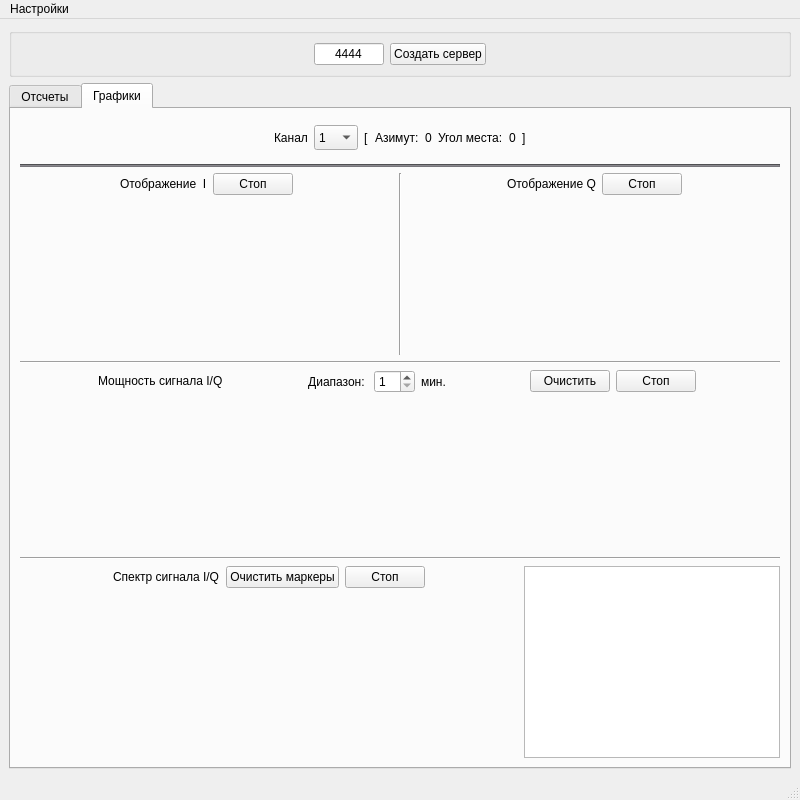
<?xml version="1.0" encoding="UTF-8"?>
<ui version="4.0">
 <class>MainWindow</class>
 <widget class="QMainWindow" name="MainWindow">
  <property name="geometry">
   <rect>
    <x>0</x>
    <y>0</y>
    <width>800</width>
    <height>800</height>
   </rect>
  </property>
  <property name="windowTitle">
   <string>MainWindow</string>
  </property>
  <widget class="QWidget" name="centralwidget">
   <layout class="QVBoxLayout" name="verticalLayout">
    <item>
     <layout class="QGridLayout" name="gridLayout">
      <item row="0" column="0">
       <widget class="QGroupBox" name="groupBox">
        <property name="title">
         <string/>
        </property>
        <layout class="QVBoxLayout" name="verticalLayout_2">
         <item>
          <layout class="QGridLayout" name="gridLayout_2">
           <item row="0" column="1">
            <widget class="QLineEdit" name="lineEditPort">
             <property name="maximumSize">
              <size>
               <width>70</width>
               <height>16777215</height>
              </size>
             </property>
             <property name="text">
              <string>4444</string>
             </property>
             <property name="alignment">
              <set>Qt::AlignCenter</set>
             </property>
            </widget>
           </item>
           <item row="0" column="3">
            <spacer name="horizontalSpacer_2">
             <property name="orientation">
              <enum>Qt::Horizontal</enum>
             </property>
             <property name="sizeHint" stdset="0">
              <size>
               <width>40</width>
               <height>20</height>
              </size>
             </property>
            </spacer>
           </item>
           <item row="0" column="2">
            <widget class="QPushButton" name="pushButtonCreate">
             <property name="text">
              <string>Создать сервер</string>
             </property>
            </widget>
           </item>
           <item row="0" column="0">
            <spacer name="horizontalSpacer">
             <property name="orientation">
              <enum>Qt::Horizontal</enum>
             </property>
             <property name="sizeHint" stdset="0">
              <size>
               <width>40</width>
               <height>20</height>
              </size>
             </property>
            </spacer>
           </item>
          </layout>
         </item>
        </layout>
       </widget>
      </item>
      <item row="1" column="0">
       <widget class="QTabWidget" name="tabWidget">
        <property name="currentIndex">
         <number>1</number>
        </property>
        <widget class="QWidget" name="tab">
         <attribute name="title">
          <string>Отсчеты</string>
         </attribute>
         <layout class="QVBoxLayout" name="verticalLayout_3">
          <item>
           <widget class="QListView" name="listView"/>
          </item>
         </layout>
        </widget>
        <widget class="QWidget" name="tab_2">
         <attribute name="title">
          <string>Графики</string>
         </attribute>
         <layout class="QVBoxLayout" name="verticalLayout_4">
          <item>
           <layout class="QGridLayout" name="gridLayout_3">
            <item row="0" column="0">
             <layout class="QHBoxLayout" name="horizontalLayout">
              <item>
               <spacer name="horizontalSpacer_3">
                <property name="orientation">
                 <enum>Qt::Horizontal</enum>
                </property>
                <property name="sizeHint" stdset="0">
                 <size>
                  <width>40</width>
                  <height>20</height>
                 </size>
                </property>
               </spacer>
              </item>
              <item>
               <widget class="QLabel" name="label">
                <property name="maximumSize">
                 <size>
                  <width>16777215</width>
                  <height>40</height>
                 </size>
                </property>
                <property name="text">
                 <string>Канал</string>
                </property>
               </widget>
              </item>
              <item>
               <widget class="QComboBox" name="comboBoxChannel">
                <property name="maximumSize">
                 <size>
                  <width>16777215</width>
                  <height>25</height>
                 </size>
                </property>
                <item>
                 <property name="text">
                  <string>1</string>
                 </property>
                </item>
                <item>
                 <property name="text">
                  <string>2</string>
                 </property>
                </item>
                <item>
                 <property name="text">
                  <string>3</string>
                 </property>
                </item>
                <item>
                 <property name="text">
                  <string>4</string>
                 </property>
                </item>
                <item>
                 <property name="text">
                  <string>5</string>
                 </property>
                </item>
                <item>
                 <property name="text">
                  <string>6</string>
                 </property>
                </item>
                <item>
                 <property name="text">
                  <string>7</string>
                 </property>
                </item>
                <item>
                 <property name="text">
                  <string>8</string>
                 </property>
                </item>
                <item>
                 <property name="text">
                  <string>9</string>
                 </property>
                </item>
                <item>
                 <property name="text">
                  <string>10</string>
                 </property>
                </item>
                <item>
                 <property name="text">
                  <string>11</string>
                 </property>
                </item>
                <item>
                 <property name="text">
                  <string>12</string>
                 </property>
                </item>
               </widget>
              </item>
              <item>
               <widget class="QLabel" name="label_8">
                <property name="maximumSize">
                 <size>
                  <width>16777215</width>
                  <height>40</height>
                 </size>
                </property>
                <property name="text">
                 <string>[</string>
                </property>
               </widget>
              </item>
              <item>
               <widget class="QLabel" name="label_9">
                <property name="maximumSize">
                 <size>
                  <width>16777215</width>
                  <height>40</height>
                 </size>
                </property>
                <property name="text">
                 <string>Азимут:</string>
                </property>
               </widget>
              </item>
              <item>
               <widget class="QLabel" name="label_azimut">
                <property name="maximumSize">
                 <size>
                  <width>16777215</width>
                  <height>40</height>
                 </size>
                </property>
                <property name="text">
                 <string>0</string>
                </property>
               </widget>
              </item>
              <item>
               <widget class="QLabel" name="label_10">
                <property name="maximumSize">
                 <size>
                  <width>16777215</width>
                  <height>40</height>
                 </size>
                </property>
                <property name="text">
                 <string>Угол места:</string>
                </property>
               </widget>
              </item>
              <item>
               <widget class="QLabel" name="label_angle">
                <property name="maximumSize">
                 <size>
                  <width>16777215</width>
                  <height>40</height>
                 </size>
                </property>
                <property name="text">
                 <string>0</string>
                </property>
               </widget>
              </item>
              <item>
               <widget class="QLabel" name="label_11">
                <property name="maximumSize">
                 <size>
                  <width>16777215</width>
                  <height>40</height>
                 </size>
                </property>
                <property name="text">
                 <string>]</string>
                </property>
               </widget>
              </item>
              <item>
               <spacer name="horizontalSpacer_15">
                <property name="orientation">
                 <enum>Qt::Horizontal</enum>
                </property>
                <property name="sizeHint" stdset="0">
                 <size>
                  <width>40</width>
                  <height>20</height>
                 </size>
                </property>
               </spacer>
              </item>
             </layout>
            </item>
           </layout>
          </item>
          <item>
           <widget class="Line" name="line">
            <property name="styleSheet">
             <string notr="true">background-color: rgb(119, 118, 123);</string>
            </property>
            <property name="orientation">
             <enum>Qt::Horizontal</enum>
            </property>
           </widget>
          </item>
          <item>
           <layout class="QGridLayout" name="gridLayout_4">
            <item row="0" column="2">
             <layout class="QGridLayout" name="gridLayout_9">
              <item row="0" column="0">
               <spacer name="horizontalSpacer_10">
                <property name="orientation">
                 <enum>Qt::Horizontal</enum>
                </property>
                <property name="sizeHint" stdset="0">
                 <size>
                  <width>40</width>
                  <height>20</height>
                 </size>
                </property>
               </spacer>
              </item>
              <item row="0" column="1">
               <widget class="QLabel" name="label_3">
                <property name="maximumSize">
                 <size>
                  <width>16777215</width>
                  <height>20</height>
                 </size>
                </property>
                <property name="text">
                 <string>Отображение Q</string>
                </property>
               </widget>
              </item>
              <item row="0" column="2">
               <widget class="QPushButton" name="stopQ">
                <property name="maximumSize">
                 <size>
                  <width>100</width>
                  <height>16777215</height>
                 </size>
                </property>
                <property name="text">
                 <string>Стоп</string>
                </property>
               </widget>
              </item>
              <item row="0" column="3">
               <spacer name="horizontalSpacer_11">
                <property name="orientation">
                 <enum>Qt::Horizontal</enum>
                </property>
                <property name="sizeHint" stdset="0">
                 <size>
                  <width>40</width>
                  <height>20</height>
                 </size>
                </property>
               </spacer>
              </item>
              <item row="1" column="0" colspan="4">
               <widget class="QCustomPlot" name="plotterQ" native="true"/>
              </item>
             </layout>
            </item>
            <item row="0" column="0">
             <layout class="QGridLayout" name="gridLayout_8">
              <item row="0" column="2">
               <widget class="QPushButton" name="stopI">
                <property name="maximumSize">
                 <size>
                  <width>100</width>
                  <height>16777215</height>
                 </size>
                </property>
                <property name="text">
                 <string>Стоп</string>
                </property>
               </widget>
              </item>
              <item row="0" column="0">
               <spacer name="horizontalSpacer_8">
                <property name="orientation">
                 <enum>Qt::Horizontal</enum>
                </property>
                <property name="sizeHint" stdset="0">
                 <size>
                  <width>40</width>
                  <height>20</height>
                 </size>
                </property>
               </spacer>
              </item>
              <item row="0" column="1">
               <widget class="QLabel" name="label_2">
                <property name="maximumSize">
                 <size>
                  <width>16777215</width>
                  <height>20</height>
                 </size>
                </property>
                <property name="text">
                 <string>Отображение  I</string>
                </property>
               </widget>
              </item>
              <item row="0" column="3">
               <spacer name="horizontalSpacer_9">
                <property name="orientation">
                 <enum>Qt::Horizontal</enum>
                </property>
                <property name="sizeHint" stdset="0">
                 <size>
                  <width>40</width>
                  <height>20</height>
                 </size>
                </property>
               </spacer>
              </item>
              <item row="1" column="0" colspan="4">
               <widget class="QCustomPlot" name="plotterI" native="true"/>
              </item>
             </layout>
            </item>
            <item row="0" column="1">
             <widget class="Line" name="line_2">
              <property name="orientation">
               <enum>Qt::Vertical</enum>
              </property>
             </widget>
            </item>
           </layout>
          </item>
          <item>
           <widget class="Line" name="line_3">
            <property name="orientation">
             <enum>Qt::Horizontal</enum>
            </property>
           </widget>
          </item>
          <item>
           <layout class="QGridLayout" name="gridLayout_6">
            <item row="0" column="3">
             <widget class="QLabel" name="label_6">
              <property name="text">
               <string>Диапазон: </string>
              </property>
              <property name="alignment">
               <set>Qt::AlignRight|Qt::AlignTrailing|Qt::AlignVCenter</set>
              </property>
             </widget>
            </item>
            <item row="0" column="2">
             <spacer name="horizontalSpacer_6">
              <property name="orientation">
               <enum>Qt::Horizontal</enum>
              </property>
              <property name="sizeHint" stdset="0">
               <size>
                <width>40</width>
                <height>20</height>
               </size>
              </property>
             </spacer>
            </item>
            <item row="0" column="4">
             <widget class="QSpinBox" name="spinBoxRange">
              <property name="minimum">
               <number>1</number>
              </property>
              <property name="maximum">
               <number>60</number>
              </property>
             </widget>
            </item>
            <item row="0" column="7">
             <widget class="QPushButton" name="pushButtonPwrClean">
              <property name="maximumSize">
               <size>
                <width>100</width>
                <height>16777215</height>
               </size>
              </property>
              <property name="text">
               <string>Очистить</string>
              </property>
             </widget>
            </item>
            <item row="0" column="5">
             <widget class="QLabel" name="label_7">
              <property name="text">
               <string>мин.</string>
              </property>
             </widget>
            </item>
            <item row="0" column="8">
             <widget class="QPushButton" name="stopPower">
              <property name="maximumSize">
               <size>
                <width>100</width>
                <height>16777215</height>
               </size>
              </property>
              <property name="text">
               <string>Стоп</string>
              </property>
             </widget>
            </item>
            <item row="0" column="9">
             <spacer name="horizontalSpacer_7">
              <property name="orientation">
               <enum>Qt::Horizontal</enum>
              </property>
              <property name="sizeHint" stdset="0">
               <size>
                <width>40</width>
                <height>20</height>
               </size>
              </property>
             </spacer>
            </item>
            <item row="1" column="0" colspan="11">
             <widget class="QCustomPlot" name="plotterPower" native="true"/>
            </item>
            <item row="0" column="1">
             <widget class="QLabel" name="label_4">
              <property name="maximumSize">
               <size>
                <width>16777215</width>
                <height>20</height>
               </size>
              </property>
              <property name="text">
               <string>Мощность сигнала I/Q</string>
              </property>
             </widget>
            </item>
            <item row="0" column="0">
             <spacer name="horizontalSpacer_12">
              <property name="orientation">
               <enum>Qt::Horizontal</enum>
              </property>
              <property name="sizeHint" stdset="0">
               <size>
                <width>40</width>
                <height>20</height>
               </size>
              </property>
             </spacer>
            </item>
            <item row="0" column="6">
             <spacer name="horizontalSpacer_5">
              <property name="orientation">
               <enum>Qt::Horizontal</enum>
              </property>
              <property name="sizeHint" stdset="0">
               <size>
                <width>40</width>
                <height>20</height>
               </size>
              </property>
             </spacer>
            </item>
           </layout>
          </item>
          <item>
           <widget class="Line" name="line_4">
            <property name="orientation">
             <enum>Qt::Horizontal</enum>
            </property>
           </widget>
          </item>
          <item>
           <layout class="QGridLayout" name="gridLayout_7">
            <item row="1" column="0" colspan="5">
             <widget class="QCustomPlot" name="plotterSpector" native="true"/>
            </item>
            <item row="0" column="0">
             <spacer name="horizontalSpacer_13">
              <property name="orientation">
               <enum>Qt::Horizontal</enum>
              </property>
              <property name="sizeHint" stdset="0">
               <size>
                <width>40</width>
                <height>20</height>
               </size>
              </property>
             </spacer>
            </item>
            <item row="0" column="4">
             <spacer name="horizontalSpacer_14">
              <property name="orientation">
               <enum>Qt::Horizontal</enum>
              </property>
              <property name="sizeHint" stdset="0">
               <size>
                <width>40</width>
                <height>20</height>
               </size>
              </property>
             </spacer>
            </item>
            <item row="0" column="3">
             <widget class="QPushButton" name="stopSpectrum">
              <property name="maximumSize">
               <size>
                <width>100</width>
                <height>16777215</height>
               </size>
              </property>
              <property name="text">
               <string>Стоп</string>
              </property>
             </widget>
            </item>
            <item row="0" column="1">
             <widget class="QLabel" name="label_5">
              <property name="maximumSize">
               <size>
                <width>16777215</width>
                <height>20</height>
               </size>
              </property>
              <property name="text">
               <string>Спектр сигнала I/Q</string>
              </property>
             </widget>
            </item>
            <item row="0" column="2">
             <widget class="QPushButton" name="pushButtonCleanMarkers">
              <property name="text">
               <string>Очистить маркеры</string>
              </property>
             </widget>
            </item>
            <item row="0" column="5" rowspan="2">
             <widget class="QTableView" name="tableView_2">
              <property name="enabled">
               <bool>true</bool>
              </property>
              <property name="autoScroll">
               <bool>false</bool>
              </property>
              <property name="cornerButtonEnabled">
               <bool>false</bool>
              </property>
              <attribute name="horizontalHeaderCascadingSectionResizes">
               <bool>false</bool>
              </attribute>
              <attribute name="verticalHeaderVisible">
               <bool>false</bool>
              </attribute>
             </widget>
            </item>
           </layout>
          </item>
         </layout>
        </widget>
       </widget>
      </item>
     </layout>
    </item>
   </layout>
  </widget>
  <widget class="QMenuBar" name="menubar">
   <property name="geometry">
    <rect>
     <x>0</x>
     <y>0</y>
     <width>800</width>
     <height>24</height>
    </rect>
   </property>
   <widget class="QMenu" name="menu">
    <property name="title">
     <string>Настройки</string>
    </property>
    <addaction name="action16_bit"/>
   </widget>
   <addaction name="menu"/>
  </widget>
  <widget class="QStatusBar" name="statusbar"/>
  <action name="action16_bit">
   <property name="checkable">
    <bool>true</bool>
   </property>
   <property name="text">
    <string>16 bit</string>
   </property>
  </action>
 </widget>
 <customwidgets>
  <customwidget>
   <class>QCustomPlot</class>
   <extends>QWidget</extends>
   <header location="global">qcustomplot/qcustomplot.h</header>
   <container>1</container>
  </customwidget>
 </customwidgets>
 <resources/>
 <connections/>
</ui>
